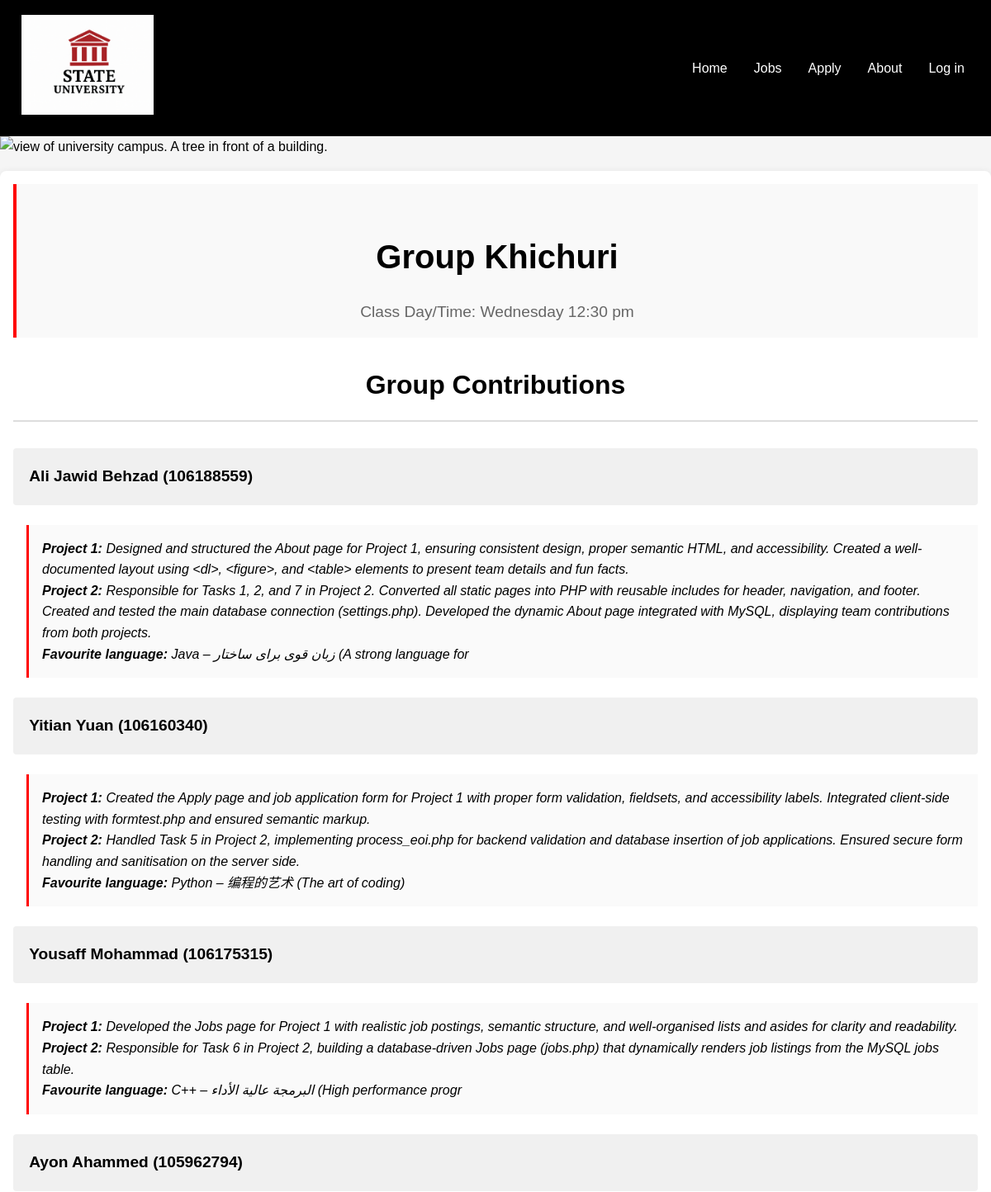
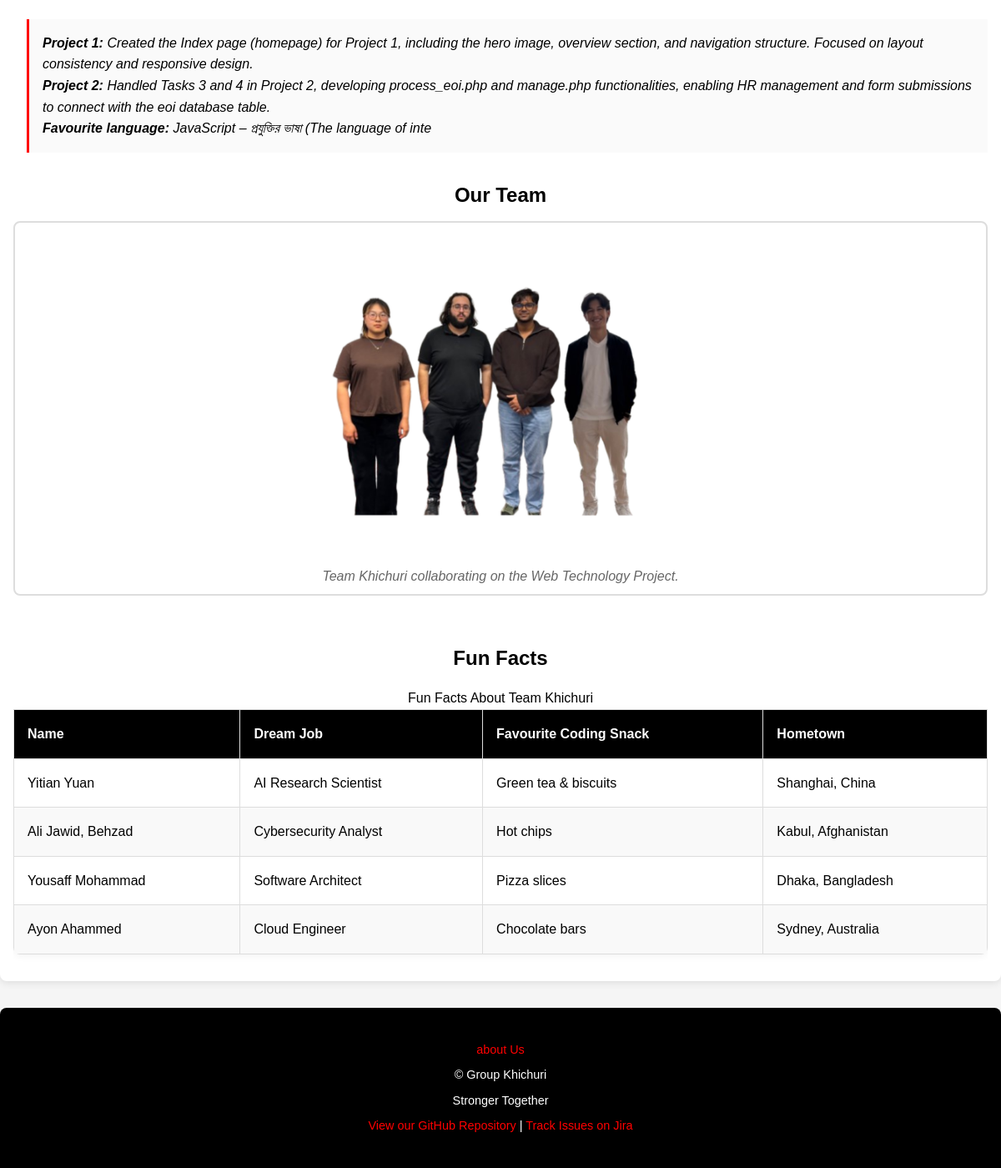
Page /about.php on the committed database (2 pictures, top to bottom).
### tables this page shows
CREATE TABLE `about` (
  `member_id` int(11) NOT NULL,
  `full_name` varchar(100) DEFAULT NULL,
  `student_id` varchar(20) DEFAULT NULL,
  `project1_work` text DEFAULT NULL,
  `project2_work` text DEFAULT NULL,
  `favourite_language` varchar(50) DEFAULT NULL
);

### about.php (the view, shortened to what this page needs)
<!DOCTYPE html>
<html lang="en">
<?php include 'header.inc'; ?>
<?php include 'nav.inc'; ?>
<img src="images/university_1.jpg"
     alt="view of university campus. A tree in front of a building."
     title="State University"
     class="theme_image">
<main id="main-content" role="main">
  <section id="group-info" aria-labelledby="group-title">
    <h1 id="group-title">Group Khichuri</h1>
    <p>Class Day/Time: Wednesday 12:30 pm</p>
  </section>
  <section id="contributions" aria-labelledby="contributions-title">
    <h2 id="contributions-title">Group Contributions</h2>
<?php
include 'settings.php';
$conn = @mysqli_connect($host, $username, $password, $dbname);
    if (!$conn) {
        echo "<p style='color:red;'>Database connection failed: " . mysqli_connect_error() . "</p>";
    } else {
        $query = "SELECT * FROM about";
        $result = mysqli_query($conn, $query);
        if ($result && mysqli_num_rows($result) > 0) {
            echo "<dl>";
            while ($row = mysqli_fetch_assoc($result)) {
                $name = htmlspecialchars($row['full_name']);
                $sid  = htmlspecialchars($row['student_id']);
                $p1   = nl2br(htmlspecialchars($row['project1_work']));
                $p2   = nl2br(htmlspecialchars($row['project2_work']));
                $lang = htmlspecialchars($row['favourite_language']);
                echo "<dt>{$name} ({$sid})</dt>";
                echo "<dd>";
                echo "<p><strong>Project 1:</strong> {$p1}</p>";
                echo "<p><strong>Project 2:</strong> {$p2}</p>";
                echo "<p><strong>Favourite language:</strong> {$lang}</p>";
                echo "</dd>";
            }
            echo "</dl>";
        } else {
            echo "<p>No member data found.</p>";
        }
    }
    ?>
  </section>
  <section id="group-photo" aria-labelledby="team-title">
    <h2 id="team-title">Our Team</h2>
    <figure>
      <img src="images/groupimg.png"
           alt="Group Khichuri team members collaborating on the Web Technology Project"
           loading="lazy">
      <figcaption>Team Khichuri collaborating on the Web Technology Project.</figcaption>
    </figure>
  </section>
  <section id="fun-facts" aria-labelledby="funfacts-title">
    <h2 id="funfacts-title">Fun Facts</h2>
    <table>
      <caption>Fun Facts About Team Khichuri</caption>
      <thead>
        <tr>
          <th scope="col">Name</th>
          <th scope="col">Dream Job</th>
          <th scope="col">Favourite Coding Snack</th>
          <th scope="col">Hometown</th>
        </tr>
      </thead>
      <tbody>
        <tr>
          <td scope="row">Yitian Yuan</td>
          <td>AI Research Scientist</td>
          <td>Green tea & biscuits</td>
          <td>Shanghai, China</td>
        </tr>
        <tr>
          <td scope="row">Ali Jawid, Behzad</td>
          <td>Cybersecurity Analyst</td>
          <td>Hot chips</td>
          <td>Kabul, Afghanistan</td>
        </tr>
        <tr>
          <td scope="row">Yousaff Mohammad</td>
          <td>Software Architect</td>
          <td>Pizza slices</td>
          <td>Dhaka, Bangladesh</td>
        </tr>
        <tr>
          <td scope="row">Ayon Ahammed</td>
          <td>Cloud Engineer</td>
          <td>Chocolate bars</td>
          <td>Sydney, Australia</td>
        </tr>
      </tbody>
    </table>
  </section>
</main>
<?php include 'footer.inc'; ?>
</html>

### styles/style.css (style rules this page uses)
* { box-sizing: border-box; margin: 0; padding: 0; }
.theme_image, #campus_2, .hero-image { width: 100%; height: auto; display: block; border: none; object-fit: cover; }
h1, h2, h3 { margin: 1em 0 0.5em; text-align: center; font-weight: bold; }
h1 { font-size: 2em; }
h2 { font-size: 1.5em; }
main { background-color: #fff; padding: 2em; margin: 1em 0; border-radius: 8px; box-shadow: 0 2px 10px rgba(0, 0, 0, 0.1); }
#group-info { text-align: center; margin-bottom: 2em; padding: 1em; background-color: #f9f9f9; border-left: 4px solid #ff0000; }
#group-info h1 { color: #000; font-size: 2.5em; margin-bottom: 0.5em; }
#group-info p { font-size: 1.2em; color: #666; }
#contributions { margin-bottom: 2em; }
#contributions h2 { color: #000; font-size: 2em; border-bottom: 2px solid #ddd; padding-bottom: 0.5em; margin-bottom: 1em; }
dl { display: flex; flex-direction: column; gap: 1.5em; }
dl dt { font-weight: bold; font-size: 1.2em; background-color: #f0f0f0; padding: 0.6em; border-radius: 4px; }
dl dd { margin-left: 1em; padding: 1em; background-color: #fafafa; border-left: 3px solid #ff0000; font-style: italic; }
#group-photo { text-align: center; margin-bottom: 2em; }
figure { margin: 0 auto; border: 2px solid #ddd; border-radius: 8px; padding: 0.5em; background-color: #fff; }
figure img { max-width: 100%; height: auto; border-radius: 4px; transition: transform 0.3s ease; }
figcaption { margin-top: 0.5em; font-style: italic; color: #666; }
#fun-facts table { width: 100%; border-collapse: collapse; margin: 1em 0; background-color: #fff; border-radius: 8px; overflow: hidden; box-shadow: 0 2px 10px rgba(0, 0, 0, 0.05); }
#fun-facts th, #fun-facts td { padding: 1em; text-align: left; border: 1px solid #ddd; }
#fun-facts th { background-color: #000; color: #fff; }
#fun-facts tr:nth-child(even) { background-color: #f9f9f9; }

### styles/responsive.css (style rules this page uses)
@media screen and (min-width: 769px) { .theme_image { display: block; width: 100%; max-height: calc(100vh - 200px); } }
@media screen and (min-width: 769px) { figure img { min-width: 350px; max-width: 45%; } }
@media screen and (min-width: 769px) { main { padding: 1em; } }
@media screen and (min-width: 769px) { #group-info h1 { font-size: 2.5em; } }
@media screen and (min-width: 769px) { dl { gap: 1.5em; } }
@media screen and (min-width: 769px) { dl dt, dl dd { padding: 1em; } }
@media screen and (min-width: 769px) { table { font-size: 1em; } }
@media screen and (min-width: 769px) { th, td { padding: 0.75em; } }
@media screen and (min-width: 769px) { #fun-facts { overflow-x: auto; } }

### rows in the picture
about: full_name "Ali Jawid Behzad", student "106188559", project1_work "Designed and structured the About page for Project 1, ensuring consistent design, proper semantic HTML, and accessibility. Created a well-documented layout using <dl>, <figure>, and <table> elements to present team details and fun facts.", project2_work "Responsible for Tasks 1, 2, and 7 in Project 2. Converted all static pages into PHP with reusable includes for header, navigation, and footer. Created and tested the main database connection (settings.php). Developed the dynamic About page integrated with MySQL, displaying team contributions from both projects.", favourite_language "Java – زبان قوی برای ساختار (A strong language for"
about: full_name "Yitian Yuan", student "106160340", project1_work "Created the Apply page and job application form for Project 1 with proper form validation, fieldsets, and accessibility labels. Integrated client-side testing with formtest.php and ensured semantic markup.", project2_work "Handled Task 5 in Project 2, implementing process_eoi.php for backend validation and database insertion of job applications. Ensured secure form handling and sanitisation on the server side.", favourite_language "Python – 编程的艺术 (The art of coding)"
about: full_name "Yousaff Mohammad", student "106175315", project1_work "Developed the Jobs page for Project 1 with realistic job postings, semantic structure, and well-organised lists and asides for clarity and readability.", project2_work "Responsible for Task 6 in Project 2, building a database-driven Jobs page (jobs.php) that dynamically renders job listings from the MySQL jobs table.", favourite_language "C++ – البرمجة عالية الأداء (High performance progr"
about: full_name "Ayon Ahammed", student "105962794", project1_work "Created the Index page (homepage) for Project 1, including the hero image, overview section, and navigation structure. Focused on layout consistency and responsive design.", project2_work "Handled Tasks 3 and 4 in Project 2, developing process_eoi.php and manage.php functionalities, enabling HR management and form submissions to connect with the eoi database table.", favourite_language "JavaScript – প্রযুক্তির ভাষা (The language of inte"
